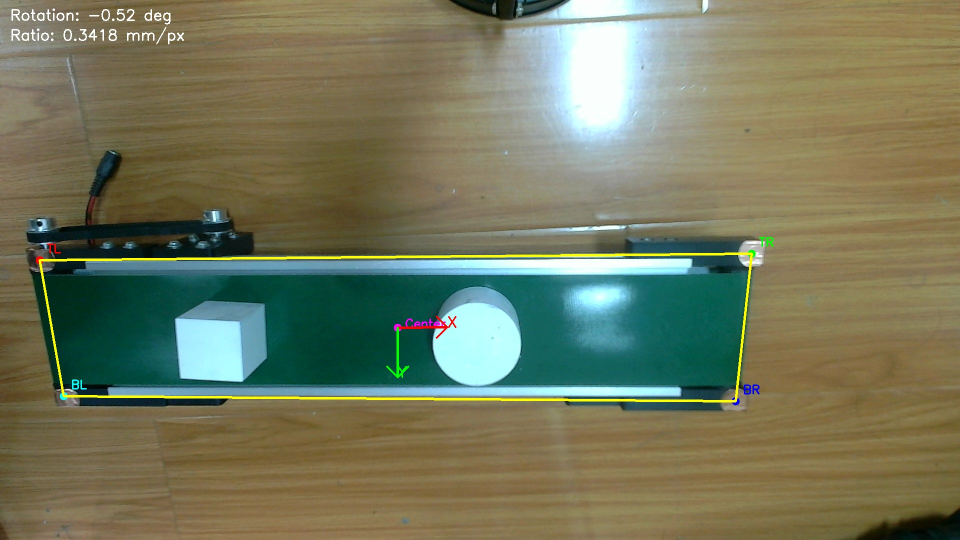
#> input picture vision_v11/1_manual_calibrated.jpg, 1920 x 1080 px (shown at 1/2 size)
$ python test_detection.py ../../1_manual_calibrated.jpg
#> lines starting #> are read from the running program, lines starting #| are printed output that depends on the picture; after the words box and inside, x2 and y2 are one past the last pixel; in counts of white or black regions, pixels touching at a corner belong together
"""
测试不同的圆形检测方法
"""

import cv2
import numpy as np
import sys
from pathlib import Path

def detect_circles_method1(image):
    """方法1: 霍夫圆检测"""
    gray = cv2.cvtColor(image, cv2.COLOR_BGR2GRAY)
    gray = cv2.GaussianBlur(gray, (9, 9), 2)

    circles = cv2.HoughCircles(
        gray,
        cv2.HOUGH_GRADIENT,
        dp=1,
        minDist=50,
        param1=50,
        param2=30,
        minRadius=10,
        maxRadius=100
    )

    result = image.copy()
    if circles is not None:
        circles = np.uint16(np.around(circles))
        print(f"方法1(霍夫圆): 检测到 {len(circles[0])} 个圆")
        for i in circles[0, :]:
            cv2.circle(result, (i[0], i[1]), i[2], (0, 255, 0), 2)
            cv2.circle(result, (i[0], i[1]), 2, (0, 0, 255), 3)
    else:
        print("方法1(霍夫圆): 未检测到圆")

    return result

def detect_circles_method2(image):
    """方法2: 颜色分割 + 轮廓检测"""
    # 转换到HSV空间
    hsv = cv2.cvtColor(image, cv2.COLOR_BGR2HSV)

    # 检测白色圆点 (根据您的图片，圆点是白色的)
    lower_white = np.array([0, 0, 180])
    upper_white = np.array([180, 30, 255])

    mask = cv2.inRange(hsv, lower_white, upper_white)

    # 形态学操作
    kernel = cv2.getStructuringElement(cv2.MORPH_ELLIPSE, (5, 5))
    mask = cv2.morphologyEx(mask, cv2.MORPH_CLOSE, kernel)
    mask = cv2.morphologyEx(mask, cv2.MORPH_OPEN, kernel)

    cv2.imshow('Color Mask', mask)

    # 查找轮廓
    contours, _ = cv2.findContours(mask, cv2.RETR_EXTERNAL, cv2.CHAIN_APPROX_SIMPLE)

    result = image.copy()
    circles = []

    print(f"\n方法2(颜色分割): 找到 {len(contours)} 个轮廓")

    for i, contour in enumerate(contours):
        area = cv2.contourArea(contour)
        if area < 500:  # 最小面积
            continue

        perimeter = cv2.arcLength(contour, True)
        if perimeter == 0:
            continue

        circularity = 4 * np.pi * area / (perimeter ** 2)

        (x, y), radius = cv2.minEnclosingCircle(contour)

        print(f"  轮廓{i}: 面积={area:.0f}, 圆度={circularity:.3f}, 半径={radius:.1f}")

        if circularity > 0.6 and radius > 10:
            circles.append((int(x), int(y), int(radius)))
            cv2.circle(result, (int(x), int(y)), int(radius), (0, 255, 0), 2)
            cv2.circle(result, (int(x), int(y)), 2, (0, 0, 255), 3)
            cv2.putText(result, str(i), (int(x)+10, int(y)),
                       cv2.FONT_HERSHEY_SIMPLEX, 0.5, (255, 0, 0), 2)

    print(f"方法2(颜色分割): 检测到 {len(circles)} 个有效圆")
    return result

def detect_circles_method3(image):
    """方法3: 简单阈值 + 轮廓"""
    gray = cv2.cvtColor(image, cv2.COLOR_BGR2GRAY)

    # 使用Otsu自动阈值
    _, binary = cv2.threshold(gray, 0, 255, cv2.THRESH_BINARY + cv2.THRESH_OTSU)

    cv2.imshow('Otsu Binary', binary)

    # 查找轮廓
    contours, _ = cv2.findContours(binary, cv2.RETR_EXTERNAL, cv2.CHAIN_APPROX_SIMPLE)

    result = image.copy()
    circles = []

    print(f"\n方法3(Otsu阈值): 找到 {len(contours)} 个轮廓")

    for i, contour in enumerate(contours):
        area = cv2.contourArea(contour)
        if area < 500 or area > 50000:
            continue

        perimeter = cv2.arcLength(contour, True)
        if perimeter == 0:
            continue

        circularity = 4 * np.pi * area / (perimeter ** 2)

        (x, y), radius = cv2.minEnclosingCircle(contour)

        if circularity > 0.6 and 10 < radius < 100:
            circles.append((int(x), int(y), int(radius)))
            cv2.circle(result, (int(x), int(y)), int(radius), (0, 255, 0), 2)
            cv2.circle(result, (int(x), int(y)), 2, (0, 0, 255), 3)
            print(f"  找到圆: 中心=({x:.0f},{y:.0f}), 半径={radius:.1f}, 圆度={circularity:.3f}")

    print(f"方法3(Otsu阈值): 检测到 {len(circles)} 个有效圆")
    return result

def main():
    if len(sys.argv) < 2:
        print("用法: python test_detection.py <image_path>")
        return

    image_path = sys.argv[1]
    image = cv2.imread(image_path)
#> image is the input picture: shape (1080, 1920, 3); mean B, G, R 92.7, 119.8, 116.1

    if image is None:
        print(f"无法读取图像: {image_path}")
        return

    print(f"图像尺寸: {image.shape[1]}x{image.shape[0]}\n")
#| 图像尺寸: 1920x1080

    # 显示原图
    cv2.imshow('Original', cv2.resize(image, (960, 540)))

    # 尝试三种方法
    result1 = detect_circles_method1(image)
#> in detect_circles_method1, `gray = cv2.cvtColor(image, cv2.COLOR_BGR2GRAY)`:
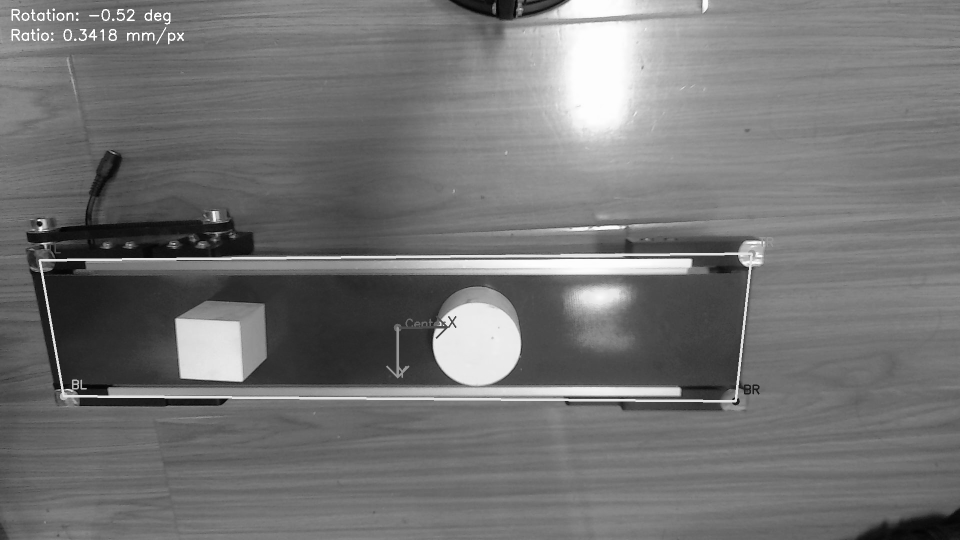
#> gray: shape (1080, 1920) (shown at 1/2 size); min 0, max 255, mean 115.6
#> in detect_circles_method1, `circles = cv2.HoughCircles( gray, cv2.HOUGH_GRADIENT, dp=1, minDist=50..`: circles = [[952.5, 692.5, 88.1]]
#> in detect_circles_method1, `circles = np.uint16(np.around(circles))`: circles = [[952, 692, 88]]
#| 方法1(霍夫圆): 检测到 1 个圆
#> the loop in detect_circles_method1, `for i in circles[0, :]:` made 1 pass
#> after the loop in detect_circles_method1, `for i in circles[0, :]:`:
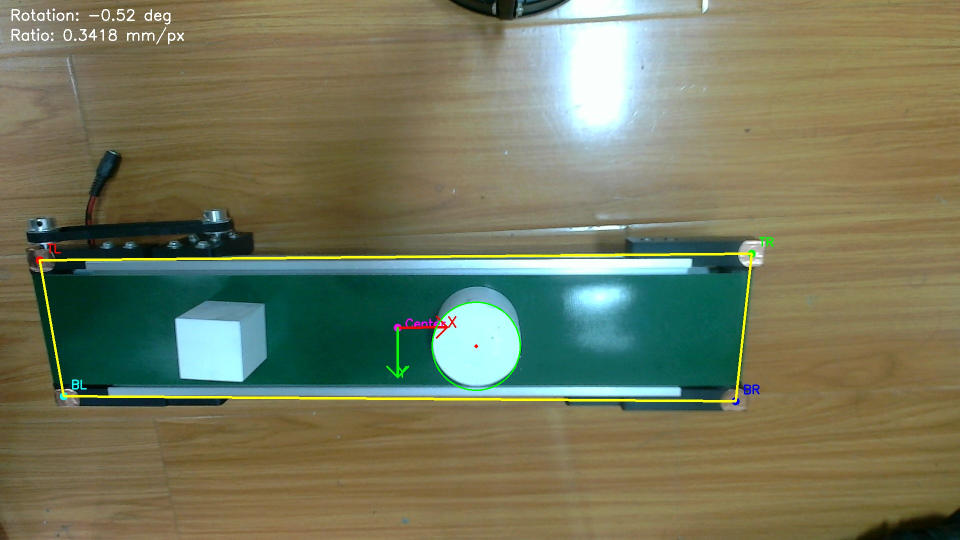
#> result: shape (1080, 1920, 3) (shown at 1/2 size); 0.08% of pixels changed, all inside (x1, y1, x2, y2) = (863, 603, 1042, 782)
    cv2.imshow('Method 1: Hough Circles', cv2.resize(result1, (960, 540)))

    result2 = detect_circles_method2(image)
#> in detect_circles_method2, `hsv = cv2.cvtColor(image, cv2.COLOR_BGR2HSV)`: hsv: shape (1080, 1920, 3); mean H, S, V 39.8, 112.3, 131.3
#> in detect_circles_method2, `mask = cv2.inRange(hsv, lower_white, upper_white)`:
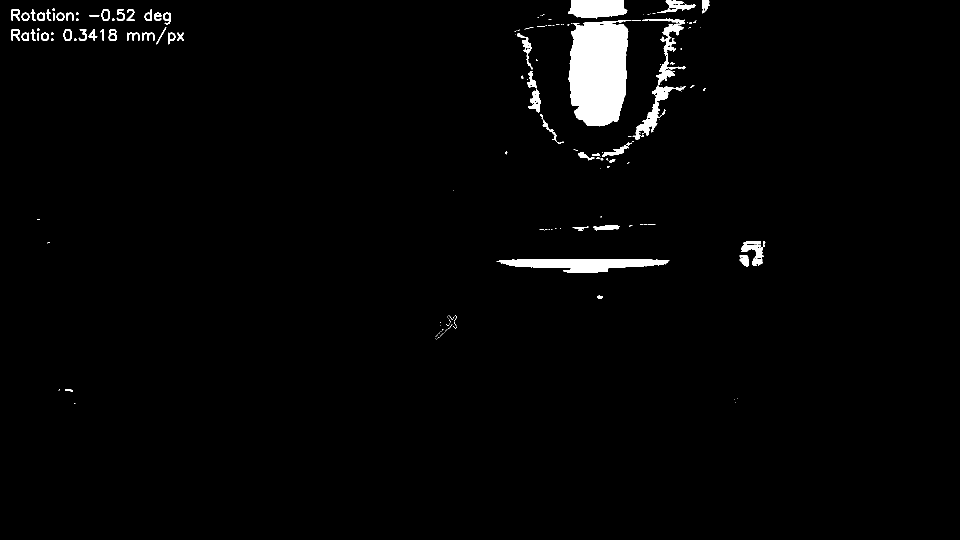
#> mask: shape (1080, 1920) (shown at 1/2 size); 2.2% white; 182 white regions (113 under 20 px), largest, box (x1, y1, x2, y2) and area: (1137, 41, 1262, 253) 21236, (993, 518, 1339, 545) 5840, (1265, 37, 1372, 280) 4451
#> in detect_circles_method2, `kernel = cv2.getStructuringElement(cv2.MORPH_ELLIPSE, (5, 5))`: kernel = [[0, 0, 1, 0, 0], [1, 1, 1, 1, 1], [1, 1, 1, 1, 1], [1, 1, 1, 1, 1], [0, 0, 1, 0, 0]]
#> in detect_circles_method2, `mask = cv2.morphologyEx(mask, cv2.MORPH_CLOSE, kernel)`: mask: shape (1080, 1920); 2.3% white; 122 white regions (70 under 20 px), largest, box (x1, y1, x2, y2) and area: (1137, 41, 1262, 253) 21341, (993, 518, 1339, 545) 5896, (1265, 37, 1372, 280) 5002
#> in detect_circles_method2, `mask = cv2.morphologyEx(mask, cv2.MORPH_OPEN, kernel)`:
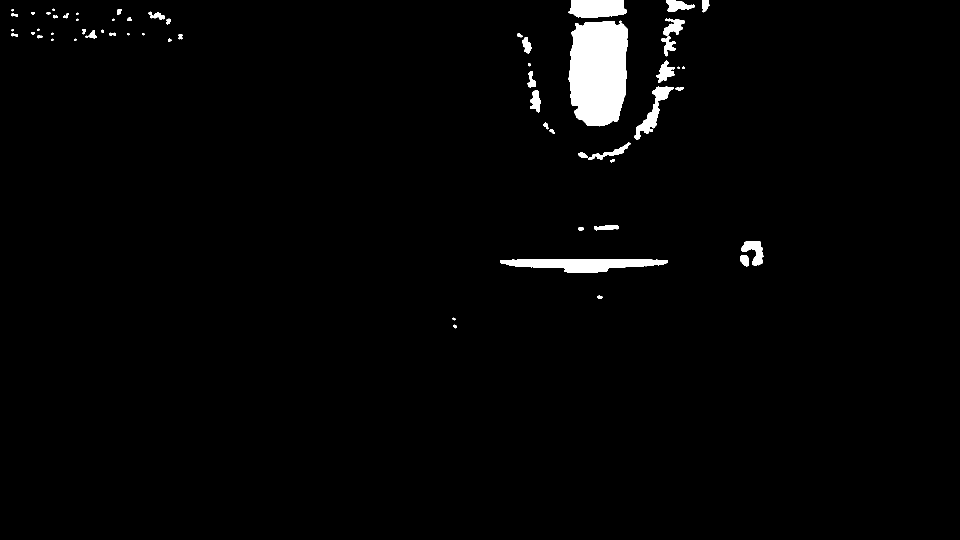
#> mask: shape (1080, 1920) (shown at 1/2 size); 2% white; 62 white regions (15 under 20 px)
#> in detect_circles_method2, `contours, _ = cv2.findContours(mask, cv2.RETR_EXTERNAL, cv2.CHAIN_APPR..`: contours = 62 contours, 17 with area under 20; largest, box (x1, y1, x2, y2) and area: (1137, 42, 1256, 253) 20944, (1000, 518, 1336, 545) 5526, (1137, 0, 1254, 36) 3437, (1268, 173, 1348, 279) 2019, (1482, 482, 1527, 532) 1068
#| 方法2(颜色分割): 找到 62 个轮廓
#> the loop in detect_circles_method2, `for i, contour in enumerate(contours):` made 62 passes
#> area on passes 1, 3, 5, 7, 8, 9, 10, 12, 13, 15, 17, 20: 27, 40.5, 278.5, 51.5, 313, 32, 125, 45, 67, 69, 272, 20
#> (area, perimeter, circularity, x, y, radius) on passes 4, 6, 11, 14, 16, 21: (5525.5, 714.3, 0.136, 1167.5, 522.5, 167.5), (1067.5, 192.5, 0.362, 1506.5, 505, 27.34), (607.5, 229.9, 0.144, 1218, 302, 44.94), (572, 129.3, 0.43, 1074.5, 202, 22.14), (2019, 387.2, 0.169, 1308.5, 226, 63.9), (741.5, 175.8, 0.302, 1327.3, 143.6, 23.32)
#|   轮廓3: 面积=5526, 圆度=0.136, 半径=167.5
#|   轮廓5: 面积=1068, 圆度=0.362, 半径=27.3
#|   轮廓10: 面积=608, 圆度=0.144, 半径=44.9
#|   轮廓13: 面积=572, 圆度=0.430, 半径=22.1
#|   轮廓15: 面积=2019, 圆度=0.169, 半径=63.9
#|   轮廓20: 面积=742, 圆度=0.302, 半径=23.3
#|   轮廓41: 面积=20944, 圆度=0.623, 半径=108.4
#|   轮廓43: 面积=741, 圆度=0.241, 半径=24.7
#> (further printed lines are left out)
#> after the loop in detect_circles_method2, `for i, contour in enumerate(contours):`:
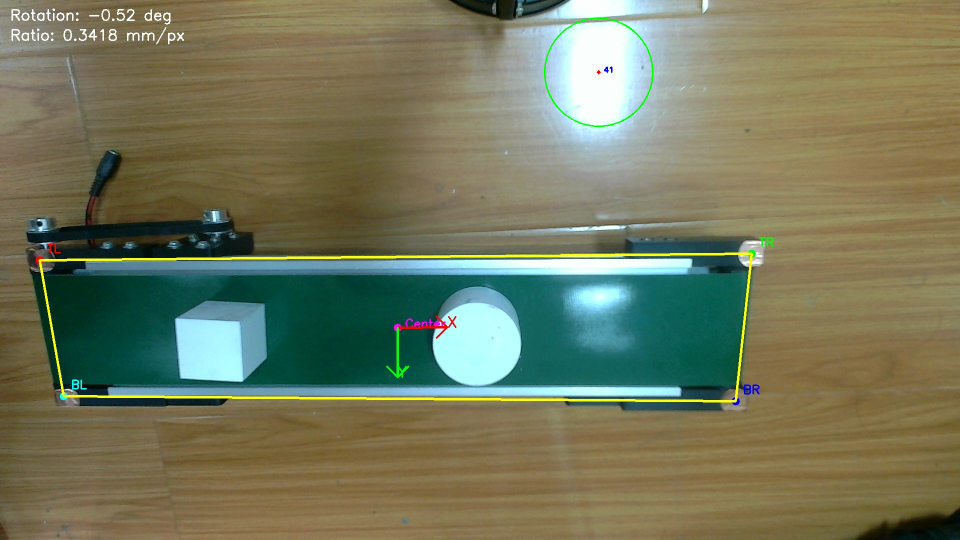
#> result: shape (1080, 1920, 3) (shown at 1/2 size); 0.1% of pixels changed, all inside (x1, y1, x2, y2) = (1088, 35, 1307, 254)
#> after the loop in detect_circles_method2, `for i, contour in enumerate(contours):`: circles = [(1197, 144, 108)]
#| 方法2(颜色分割): 检测到 1 个有效圆
    cv2.imshow('Method 2: Color Segmentation', cv2.resize(result2, (960, 540)))
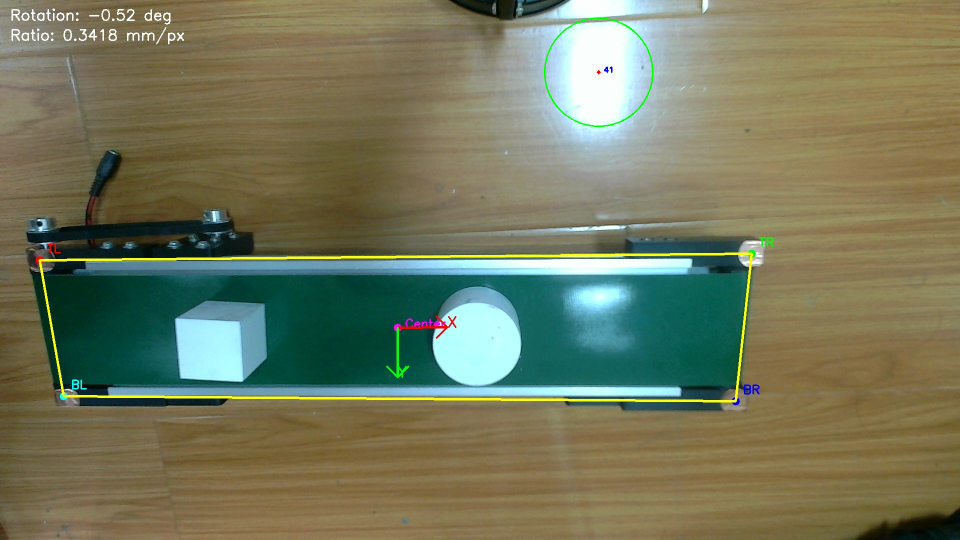
#> window 'Method 2: Color Segmentation': shape (540, 960, 3); mean B, G, R 92.6, 120, 116

    result3 = detect_circles_method3(image)
#> in detect_circles_method3, `_, binary = cv2.threshold(gray, 0, 255, cv2.THRESH_BINARY + cv2.THRESH..`:
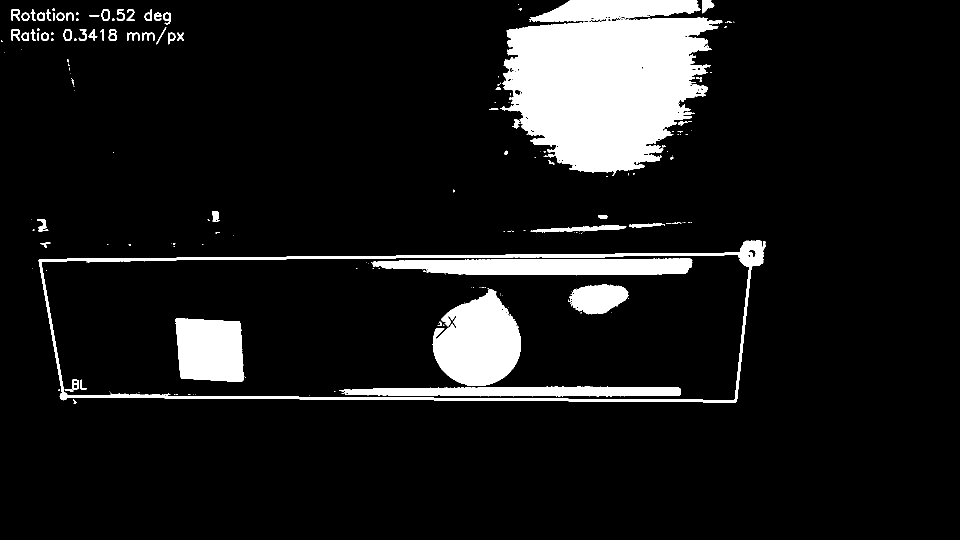
#> binary: shape (1080, 1920) (shown at 1/2 size); 10% white; 217 white regions (147 under 20 px)
#> in detect_circles_method3, `contours, _ = cv2.findContours(binary, cv2.RETR_EXTERNAL, cv2.CHAIN_AP..`: contours = 145 contours, 99 with area under 20; largest, box (x1, y1, x2, y2) and area: (77, 481, 1531, 805) 400669, (1000, 35, 1445, 352) 96074, (1058, 0, 1401, 44) 10040, (1061, 450, 1253, 465) 1106, (1404, 0, 1429, 27) 370
#| 方法3(Otsu阈值): 找到 145 个轮廓
#> the loop in detect_circles_method3, `for i, contour in enumerate(contours):` made 145 passes
#> area on passes 12, 13, 31, 40, 41, 42, 47, 55: 49, 400669, 271.5, 205.5, 92, 204.5, 28, 29
#> (area, perimeter, circularity, x, y, radius) on pass 30: (1105.5, 442.4, 0.071, 1156.5, 457.5, 95.66)
#> after the loop in detect_circles_method3, `for i, contour in enumerate(contours):`: circles = []
#| 方法3(Otsu阈值): 检测到 0 个有效圆
    cv2.imshow('Method 3: Otsu Threshold', cv2.resize(result3, (960, 540)))

    print("\n按任意键关闭...")
    cv2.waitKey(0)
    cv2.destroyAllWindows()

if __name__ == '__main__':
    main()
